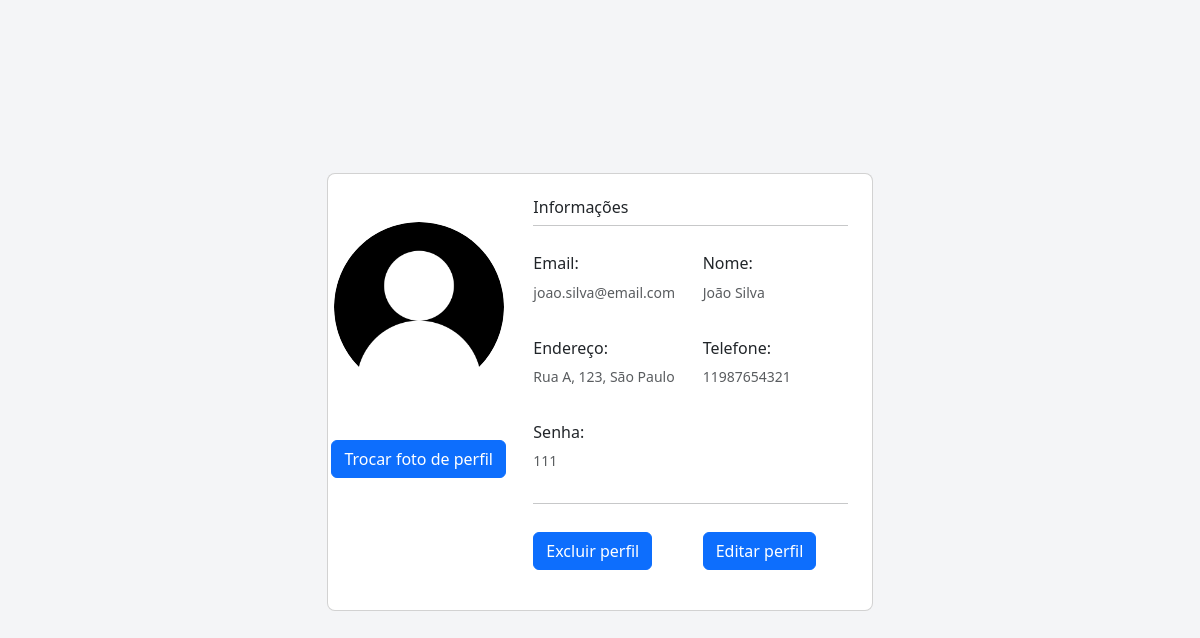
Screenshot of /perfil.php (signed in) with the database file from the repository.
### tables this page shows
CREATE TABLE IF NOT EXISTS `usuario` (
  `id_usuario` int NOT NULL AUTO_INCREMENT,
  `nome` varchar(255) DEFAULT NULL,
  `senha` varchar(255) DEFAULT NULL,
  `email` varchar(255) DEFAULT NULL,
  `endereco` varchar(255) DEFAULT NULL,
  `telefone` varchar(255) DEFAULT NULL,
  `tipo_cliente` int DEFAULT NULL,
  `foto` varchar(255) NOT NULL,
  PRIMARY KEY (`id_usuario`)
);

### perfil.php (the view, shortened to what this page needs)
<?php
$conexao = conectar();
$id_usuario = $_SESSION['id_usuario'];
$sql = "SELECT * FROM usuario WHERE id_usuario = $id_usuario";
$resultado = mysqli_query($conexao,$sql);
while ($geral = mysqli_fetch_assoc($resultado)) {
    $sql_usuario = "SELECT * FROM usuario WHERE id_usuario = " . $geral['id_usuario'];
    $resultado_usuario = mysqli_query($conexao, $sql_usuario);
?>
<!DOCTYPE html>
<html lang="pt-br">
<head>
 <?php include "links.php"; ?>
</head>
<body>
    <section class="vh-100" style="background-color: #f4f5f7;">
        <div class="container py-5 h-100">
            <div class="row d-flex justify-content-center align-items-center h-100">
                <div class="col col-lg-6 mb-4 mb-lg-0">
                    <div class="card mb-3" style="border-radius: .5rem;">
                        <div class="row g-0">
                            <div class="col-md-4 gradient-custom text-center text-white"
                                style="border-top-left-radius: .5rem; border-bottom-left-radius: .5rem;">
                                <img src="img/<?php echo $geral['foto']; ?>"
                                    alt="Avatar" class="img-fluid my-5" style="width: 170px; border-radius: 100px" />
                                  <a class="btn btn-primary" href="form_trocar_foto.php">Trocar foto de perfil</a>
                                <i class="far fa-edit mb-5"></i>
                            </div>
                            <div class="col-md-8">
                                <div class="card-body p-4">
                                    <h6>Informações </h6>
                                    <hr class="mt-0 mb-4">
                                    <div class="row pt-1">
                                        <div class="col-md-6 mb-3">
                                            <h6>Email:</h6>
                                            <p class="text-muted"><?php echo $geral['email']; ?></p>
                                        </div>
                                        <div class="col-md-6 mb-3">
                                            <h6>Nome:</s></h6>
                                            <p class="text-muted"><?php echo $geral['nome']; ?></p>
                                        </div>
                                    </div>
                                    <div class="row pt-1">
                                        <div class="col-md-6 mb-3">
                                            <h6>Endereço:</h6>
                                            <p class="text-muted"><?php echo $geral['endereco']; ?></p>
                                        </div>
                                        <div class="col-md-6 mb-3">
                                            <h6>Telefone:</s></h6>
                                            <p class="text-muted"><?php echo $geral['telefone']; ?></p>
                                        </div>
                                    </div>
                                    <div class="row pt-1">
                                        <div class="col-md-12 mb-3">
                                            <h6>Senha:</h6>
                                            <p class="text-muted"><?php echo $geral['senha']; ?></p>
                                        </div>
                                    </div>
                                    <hr class="mt-0 mb-4">
                                    <div class="row pt-1">
                                        <div class="col-md-6 mb-3">
                                            <a class="btn btn-primary" href="crud/excluir_usuario.php">Excluir perfil</a>
                                        </div>
                                        <div class="col-md-6 mb-3">
                                        <a class="btn btn-primary" href="tela_update_usuario.php">Editar perfil</a>
                                        </div>
                                    </div>
                                </div>
                            </div>
                        </div>
                    </div>
                </div>
            </div>
            <?php } ?>
        </div>
    </section>
</body>
</html>

### css/estilo.css (style rules this page uses)
body { font-family: 'roboto',sans-serif; width: 100%; height: 100%; text-decoration: none; }
.row { margin: 0; }
p,li { font-size: 14px; }

### rows the page displays
usuario: foto (placeholder picture), email "joao.silva@email.com", nome "João Silva", endereco "Rua A, 123, São Paulo", telefone "11987654321", senha "111"
